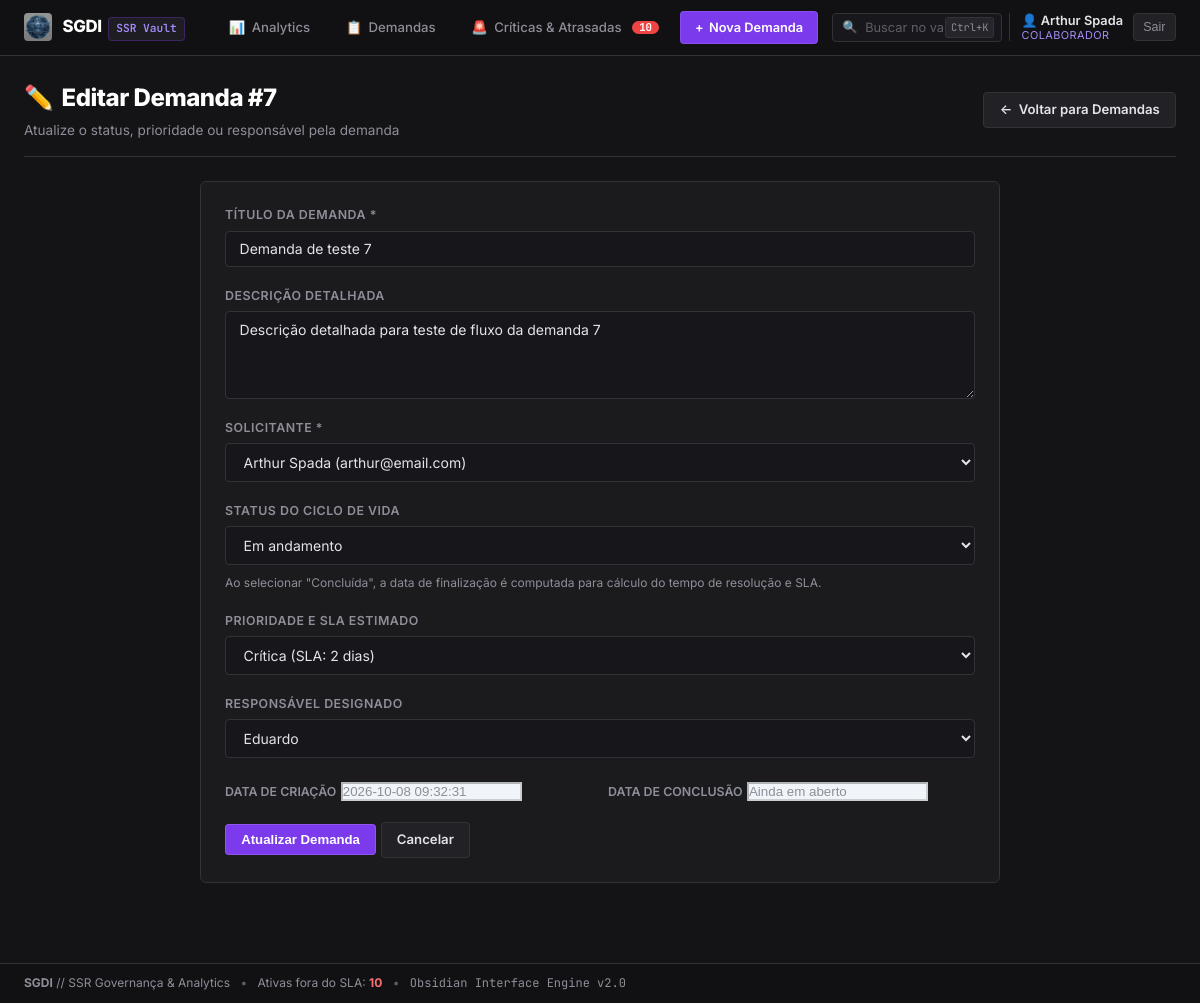
/editar/7 (signed in), run on the app's committed database.
### tables this page shows
CREATE TABLE usuarios (
    id INTEGER PRIMARY KEY AUTOINCREMENT, 
    nome TEXT NOT NULL,
    email TEXT UNIQUE,
    senha_hash TEXT,
    perfil TEXT NOT NULL DEFAULT 'colaborador'
);

CREATE TABLE demandas (
    id INTEGER PRIMARY KEY AUTOINCREMENT,
    titulo TEXT NOT NULL,
    descricao TEXT,
    solicitante_id INTEGER NOT NULL,
    data_criacao TEXT,
    status TEXT NOT NULL DEFAULT 'Aberta',
    prioridade TEXT NOT NULL DEFAULT 'Média',
    responsavel_id INTEGER,
    data_conclusao TEXT,
    FOREIGN KEY (solicitante_id) REFERENCES usuarios(id),
    FOREIGN KEY (responsavel_id) REFERENCES usuarios(id)
);

### app.py (the view, shortened to what this page needs)
@app.route('/editar/<id>', methods=['GET', 'POST'])
def editar(id):
    conn = get_db()
    garantir_migracao_db(conn)
    cursor = conn.cursor()
    demanda = cursor.execute(f'{SELECT_DEMANDAS} WHERE d.id=?', (id,)).fetchone()
    usuarios = listar_usuarios(conn)
    conn.close()
    if not demanda:
        flash('Demanda não encontrada.')
        return redirect(url_for('demandas'))
    return render_template(
        'editar.html',
        demanda=demanda,
        status_opcoes=STATUS_OPCOES,
        prioridade_opcoes=PRIORIDADE_OPCOES,
        usuarios=usuarios
    )

### app.py (called while the page is built)
@app.before_request
def exigir_login():
    if request.endpoint in ROTAS_PUBLICAS or request.endpoint is None:
        return None
    if not session.get('usuario_id'):
        return redirect(url_for('login', proximo=request.full_path.rstrip('?')))
    return None

@app.context_processor
def inject_usuario_atual():
    return {'usuario_atual': usuario_atual(), 'PERFIL_ADMIN': PERFIL_ADMIN}

@app.context_processor
def inject_global_stats():
    try:
        conn = get_db()
        count_urgentes = conn.execute(
            """SELECT COUNT(*) FROM demandas WHERE status NOT IN ('Concluída', 'Cancelada')
               AND (prioridade = 'Crítica' OR responsavel_id IS NULL OR datetime(data_criacao, '+' || (CASE prioridade WHEN 'Crítica' THEN 2 WHEN 'Alta' THEN 5 WHEN 'Média' THEN 10 WHEN 'Baixa' THEN 20 ELSE 30 END) || ' days') < datetime('now', 'localtime'))"""
        ).fetchone()[0]
        conn.close()
        return {'total_urgentes_global': count_urgentes}
    except Exception:
        return {'total_urgentes_global': 0}

### database.py (called while the page is built, shortened)
def get_db():
    conn = sqlite3.connect(DB_PATH)
    conn.row_factory = sqlite3.Row
    return conn

def garantir_migracao_db(conn):
    cursor = conn.cursor()
    colunas = [col[1] for col in cursor.execute('PRAGMA table_info(demandas)').fetchall()]
    if 'data_conclusao' not in colunas:
        cursor.execute('ALTER TABLE demandas ADD COLUMN data_conclusao TEXT')
        conn.commit()
    concluidas_sem_data = cursor.execute(
        "SELECT id, data_criacao, prioridade FROM demandas WHERE status = 'Concluída' AND data_conclusao IS NULL"
    ).fetchall()
    if concluidas_sem_data:
        conn.commit()
    garantir_controle_acesso(conn)
    conn.executescript(SQL_TABELA_AUDITORIA)

def listar_usuarios(conn):
    return conn.execute('SELECT id, nome, email FROM usuarios ORDER BY nome').fetchall()

### services/auth_service.py (called while the page is built)
def usuario_atual():
    if not session.get('usuario_id'):
        return None
    return {
        'id': session['usuario_id'],
        'nome': session.get('usuario_nome'),
        'perfil': session.get('perfil'),
        'perfil_label': PERFIS_LABEL.get(session.get('perfil'), session.get('perfil')),
    }

### templates/editar.html (shortened to what this page needs)
{% extends "base.html" %}
{% block content %}
<div class="dashboard-hero" style="margin-bottom: 1.5rem;">
    <div class="dashboard-hero-title">
        <h1><span>✏️</span> Editar Demanda #{{ demanda['id'] }}</h1>
        <p>Atualize o status, prioridade ou responsável pela demanda</p>
    </div>
    <div class="dashboard-hero-actions">
        <a href="/demandas" class="btn btn-secondary">
            <span>&larr;</span> Voltar para Demandas
        </a>
    </div>
</div>
<div class="form-card">
    <form method="POST" action="/editar/{{ demanda['id'] }}" id="form-editar-demanda">
        <div class="form-group">
            <label for="titulo">Título da Demanda *</label>
            <input type="text" name="titulo" id="titulo" value="{{ demanda['titulo'] }}" required>
        </div>
        <div class="form-group">
            <label for="descricao">Descrição Detalhada</label>
            <textarea name="descricao" id="descricao" rows="4">{{ demanda['descricao'] }}</textarea>
        </div>
        <div class="form-group">
            <label for="solicitante_id">Solicitante *</label>
            <select name="solicitante_id" id="solicitante_id" required>
                {% for usuario in usuarios %}
                    <option value="{{ usuario['id'] }}" {{ 'selected' if demanda['solicitante_id'] == usuario['id'] }}>
                        {{ usuario['nome'] }} ({{ usuario['email'] }})
                    </option>
                {% endfor %}
            </select>
        </div>
        <div class="form-group">
            <label for="status">Status do Ciclo de Vida</label>
            <select name="status" id="status">
                {% for opcao in status_opcoes %}
                    <option value="{{ opcao }}" {{ 'selected' if demanda['status'] == opcao }}>{{ opcao }}</option>
                {% endfor %}
            </select>
            <small style="color:var(--text-muted); font-size:0.75rem; margin-top:0.25rem; display:block;">
                Ao selecionar "Concluída", a data de finalização é computada para cálculo do tempo de resolução e SLA.
            </small>
        </div>
        <div class="form-group">
            <label for="prioridade">Prioridade e SLA Estimado</label>
            <select name="prioridade" id="prioridade">
                {% for opcao in prioridade_opcoes %}
                    <option value="{{ opcao }}" {{ 'selected' if demanda['prioridade'] == opcao }}>
                        {{ opcao }}
                        {% if opcao == 'Crítica' %}(SLA: 2 dias){% elif opcao == 'Alta' %}(SLA: 5 dias){% elif opcao == 'Média' %}(SLA: 10 dias){% elif opcao == 'Baixa' %}(SLA: 20 dias){% endif %}
                    </option>
                {% endfor %}
            </select>
        </div>
        <div class="form-group">
            <label for="responsavel_id">Responsável Designado</label>
            <select name="responsavel_id" id="responsavel_id">
                {% for usuario in usuarios %}
                    <option value="{{ usuario['id'] }}" {{ 'selected' if demanda['responsavel_id'] == usuario['id'] }}>
                        {{ usuario['nome'] }}
                    </option>
                {% endfor %}
            </select>
        </div>
        <div style="display:grid; grid-template-columns:1fr 1fr; gap:1rem; margin-bottom:1.25rem;">
            <div>
                <label style="font-size:0.775rem; color:var(--text-muted); font-weight:600; text-transform:uppercase;">Data de Criação</label>
                <input type="text" value="{{ demanda['data_criacao'] }}" disabled style="background:#f1f5f9; color:var(--text-muted);">
            </div>
            <div>
                <label style="font-size:0.775rem; color:var(--text-muted); font-weight:600; text-transform:uppercase;">Data de Conclusão</label>
                <input type="text" value="{{ demanda['data_conclusao'] or 'Ainda em aberto' }}" disabled style="background:#f1f5f9; color:var(--text-muted);">
            </div>
        </div>
        <div class="form-actions">
            <button type="submit" class="btn btn-primary" id="btn-atualizar-demanda">Atualizar Demanda</button>
            <a href="/demandas" class="btn btn-secondary">Cancelar</a>
        </div>
    </form>
</div>
{% endblock %}

### templates/base.html (shortened to what this page needs)
<!DOCTYPE html>
<html lang="pt-BR">
<head>
    <link rel="stylesheet" href="{{ url_for('static', filename='style.css') }}">
</head>
<body class="obsidian-theme">
    <header class="header obs-header">
        <div class="header-container obs-header-container">
            <a href="/" class="brand obs-brand" title="SGDI Workspace">
                <img src="{{ url_for('static', filename='logo.png') }}" alt="Logo SGDI" class="logo-img obs-logo" onerror="this.style.display='none'">
                <div class="brand-text">
                    <span class="brand-title">SGDI</span>
                    <span class="brand-subtitle obs-vault-badge">SSR Vault</span>
                </div>
            </a>
            {% if usuario_atual %}
            <nav class="menu obs-menu">
                <a href="/" class="nav-link obs-tab-link {% if request.path in ['/', '/dashboard', '/analytics'] %}active{% endif %}" id="nav-painel">
                    <span class="obs-icon">📊</span> Analytics
                </a>
                <a href="/demandas" class="nav-link obs-tab-link {% if request.path == '/demandas' %}active{% endif %}" id="nav-demandas">
                    <span class="obs-icon">📋</span> Demandas
                </a>
                <a href="/criticas-atrasadas" class="nav-link obs-tab-link obs-tab-urgent {% if request.path in ['/criticas-atrasadas', '/urgentes'] %}active{% endif %}" id="nav-criticas">
                    <span class="obs-icon">🚨</span> Críticas & Atrasadas
                    {% if total_urgentes_global > 0 %}
                        <span class="obs-badge-counter" title="{{ total_urgentes_global }} demandas críticas ou fora do SLA">{{ total_urgentes_global }}</span>
                    {% endif %}
                </a>
                <a href="/nova_demanda" class="btn-novo-header obs-btn-new" id="btn-nova-demanda">
                    <span>+</span> Nova Demanda
                </a>
                <form action="/demandas" method="GET" class="search-nav obs-search" id="header-search-form">
                    <span class="search-icon">🔍</span>
                    <input type="text" name="q" placeholder="Buscar no vault..." value="{{ request.args.get('q', '') }}" id="header-search-input">
                    <span class="obs-shortcut-hint">Ctrl+K</span>
                </form>
                <div class="obs-user-session" id="usuario-sessao">
                    <div class="obs-user-session-info">
                        <span class="obs-user-session-nome">👤 {{ usuario_atual.nome }}</span>
                        <span class="obs-user-session-perfil">{{ usuario_atual.perfil_label }}</span>
                    </div>
                    <form action="/logout" method="POST">
                        <button type="submit" class="btn-obs-icon" title="Encerrar sessão" id="btn-logout">Sair</button>
                    </form>
                </div>
            </nav>
            {% endif %}
        </div>
    </header>
    <main class="container obs-container">
        {% block content %}{% endblock %}
    </main>
    <footer class="footer obs-footer">
        <div class="obs-status-bar">
            <span><strong>SGDI</strong> // SSR Governança & Analytics</span>
            <span class="obs-sep">&bull;</span>
            <span>Ativas fora do SLA: <strong class="text-danger">{{ total_urgentes_global }}</strong></span>
            <span class="obs-sep">&bull;</span>
            <span class="obs-code" style="font-size:0.75rem;">Obsidian Interface Engine v2.0</span>
        </div>
    </footer>
</body>
</html>

### data on the page
usuarios: nome "Arthur Spada"
demandas: id "7", titulo "Demanda de teste 7", descricao "Descrição detalhada para teste de fluxo da demanda 7", data_criacao "2026-10-08 09:32:31"

### other printed values
{{ total_urgentes_global }} "10"
{{ usuario_atual.perfil_label }} "COLABORADOR"
form field solicitante_id "Arthur Spada (arthur@email.com)"
form field status "Em andamento"
form field prioridade "Crítica (SLA: 2 dias)"
form field responsavel_id "Eduardo"
